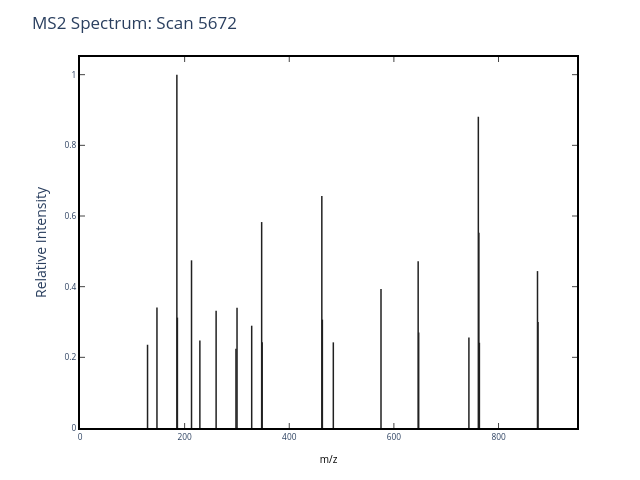

Source (notebook cell):
### Markdown cell above
### 1.1 Overview of Mass Spectrometric Data
#### 1.1.b Example MS2 Spectrum

Now, let's look at an MS2 spectrum. This spectrum was collected immediately after the MS1 spectrum. The instrument isolated ions between 486.1 m/z and 488.6 m/z ( including our peptide isotoplogues!), [fragmented them](https://en.wikipedia.org/wiki/Collision-induced_dissociation), and analyzed the resulting fragments.

### Code cell
# Show an the MS2 scan
ms2_spectrum_unannotated = get_MS2_object(mzml_path, 5672)
plot_MS2(ms2_spectrum_unannotated, title="MS2 Spectrum: Scan 5672")

### Figure 1 — Plotly figure (JSON) as saved in the notebook; plotly's stock layout.template omitted (floating-point values rounded to 4 significant figures)
{"data": [{"line": {"color": "rgba (33, 33, 33, 1)", "dash": "solid", "width": 1.5}, "mode": "lines", "name": "_child0", "type": "scatter", "x": [129.1, 129.1], "xaxis": "x", "y": [0, 0.2356], "yaxis": "y"}, {"line": {"color": "rgba (33, 33, 33, 1)", "dash": "solid", "width": 1.5}, "mode": "lines", "name": "_child1", "type": "scatter", "x": [147.1, 147.1], "xaxis": "x", "y": [0, 0.3408], "yaxis": "y"}, {"line": {"color": "rgba (33, 33, 33, 1)", "dash": "solid", "width": 1.5}, "mode": "lines", "name": "_child2", "type": "scatter", "x": [185.2, 185.2], "xaxis": "x", "y": [0, 1], "yaxis": "y"}, {"line": {"color": "rgba (33, 33, 33, 1)", "dash": "solid", "width": 1.5}, "mode": "lines", "name": "_child3", "type": "scatter", "x": [186.2, 186.2], "xaxis": "x", "y": [0, 0.3124], "yaxis": "y"}, {"line": {"color": "rgba (33, 33, 33, 1)", "dash": "solid", "width": 1.5}, "mode": "lines", "name": "_child4", "type": "scatter", "x": [213.2, 213.2], "xaxis": "x", "y": [0, 0.4746], "yaxis": "y"}, {"line": {"color": "rgba (33, 33, 33, 1)", "dash": "solid", "width": 1.5}, "mode": "lines", "name": "_child5", "type": "scatter", "x": [229.1, 229.1], "xaxis": "x", "y": [0, 0.2473], "yaxis": "y"}, {"line": {"color": "rgba (33, 33, 33, 1)", "dash": "solid", "width": 1.5}, "mode": "lines", "name": "_child6", "type": "scatter", "x": [260.2, 260.2], "xaxis": "x", "y": [0, 0.3318], "yaxis": "y"}, {"line": {"color": "rgba (33, 33, 33, 1)", "dash": "solid", "width": 1.5}, "mode": "lines", "name": "_child7", "type": "scatter", "x": [298.1, 298.1], "xaxis": "x", "y": [0, 0.2245], "yaxis": "y"}, {"line": {"color": "rgba (33, 33, 33, 1)", "dash": "solid", "width": 1.5}, "mode": "lines", "name": "_child8", "type": "scatter", "x": [300.2, 300.2], "xaxis": "x", "y": [0, 0.3405], "yaxis": "y"}, {"line": {"color": "rgba (33, 33, 33, 1)", "dash": "solid", "width": 1.5}, "mode": "lines", "name": "_child9", "type": "scatter", "x": [328.2, 328.2], "xaxis": "x", "y": [0, 0.2895], "yaxis": "y"}, {"line": {"color": "rgba (33, 33, 33, 1)", "dash": "solid", "width": 1.5}, "mode": "lines", "name": "_child10", "type": "scatter", "x": [347.2, 347.2], "xaxis": "x", "y": [0, 0.5829], "yaxis": "y"}, {"line": {"color": "rgba (33, 33, 33, 1)", "dash": "solid", "width": 1.5}, "mode": "lines", "name": "_child11", "type": "scatter", "x": [348.2, 348.2], "xaxis": "x", "y": [0, 0.2427], "yaxis": "y"}, {"line": {"color": "rgba (33, 33, 33, 1)", "dash": "solid", "width": 1.5}, "mode": "lines", "name": "_child12", "type": "scatter", "x": [462.3, 462.3], "xaxis": "x", "y": [0, 0.6565], "yaxis": "y"}, {"line": {"color": "rgba (33, 33, 33, 1)", "dash": "solid", "width": 1.5}, "mode": "lines", "name": "_child13", "type": "scatter", "x": [463.3, 463.3], "xaxis": "x", "y": [0, 0.3068], "yaxis": "y"}, {"line": {"color": "rgba (33, 33, 33, 1)", "dash": "solid", "width": 1.5}, "mode": "lines", "name": "_child14", "type": "scatter", "x": [484.2, 484.2], "xaxis": "x", "y": [0, 0.2424], "yaxis": "y"}, {"line": {"color": "rgba (33, 33, 33, 1)", "dash": "solid", "width": 1.5}, "mode": "lines", "name": "_child15", "type": "scatter", "x": [575.3, 575.3], "xaxis": "x", "y": [0, 0.3936], "yaxis": "y"}, {"line": {"color": "rgba (33, 33, 33, 1)", "dash": "solid", "width": 1.5}, "mode": "lines", "name": "_child16", "type": "scatter", "x": [646.4, 646.4], "xaxis": "x", "y": [0, 0.472], "yaxis": "y"}, {"line": {"color": "rgba (33, 33, 33, 1)", "dash": "solid", "width": 1.5}, "mode": "lines", "name": "_child17", "type": "scatter", "x": [647.4, 647.4], "xaxis": "x", "y": [0, 0.2703], "yaxis": "y"}, {"line": {"color": "rgba (33, 33, 33, 1)", "dash": "solid", "width": 1.5}, "mode": "lines", "name": "_child18", "type": "scatter", "x": [743.4, 743.4], "xaxis": "x", "y": [0, 0.2564], "yaxis": "y"}, {"line": {"color": "rgba (33, 33, 33, 1)", "dash": "solid", "width": 1.5}, "mode": "lines", "name": "_child19", "type": "scatter", "x": [761.4, 761.4], "xaxis": "x", "y": [0, 0.8811], "yaxis": "y"}, {"line": {"color": "rgba (33, 33, 33, 1)", "dash": "solid", "width": 1.5}, "mode": "lines", "name": "_child20", "type": "scatter", "x": [762.4, 762.4], "xaxis": "x", "y": [0, 0.5524], "yaxis": "y"}, {"line": {"color": "rgba (33, 33, 33, 1)", "dash": "solid", "width": 1.5}, "mode": "lines", "name": "_child21", "type": "scatter", "x": [763.4, 763.4], "xaxis": "x", "y": [0, 0.2412], "yaxis": "y"}, {"line": {"color": "rgba (33, 33, 33, 1)", "dash": "solid", "width": 1.5}, "mode": "lines", "name": "_child22", "type": "scatter", "x": [874.5, 874.5], "xaxis": "x", "y": [0, 0.444], "yaxis": "y"}, {"line": {"color": "rgba (33, 33, 33, 1)", "dash": "solid", "width": 1.5}, "mode": "lines", "name": "_child23", "type": "scatter", "x": [875.5, 875.5], "xaxis": "x", "y": [0, 0.2997], "yaxis": "y"}], "layout": {"autosize": false, "height": 480, "hovermode": "closest", "margin": {"b": 52, "l": 80, "pad": 0, "r": 63, "t": 57}, "plot_bgcolor": "white", "showlegend": false, "title": {"text": "MS2 Spectrum: Scan 5672"}, "width": 640, "xaxis": {"anchor": "y", "domain": [0, 1], "linecolor": "black", "linewidth": 2, "mirror": "ticks", "nticks": 6, "range": [0, 950], "showgrid": true, "showline": true, "side": "bottom", "tickfont": {"size": 8.33}, "ticks": "inside", "title": {"font": {"color": "#000000", "size": 10}, "text": "m/z"}, "type": "linear", "zeroline": false}, "yaxis": {"anchor": "x", "domain": [0, 1], "linecolor": "black", "linewidth": 2, "mirror": "ticks", "nticks": 7, "range": [0, 1.05], "showgrid": true, "showline": true, "side": "left", "tickfont": {"size": 8.33}, "ticks": "inside", "title": {"text": "Relative Intensity"}, "type": "linear", "zeroline": false}}}
